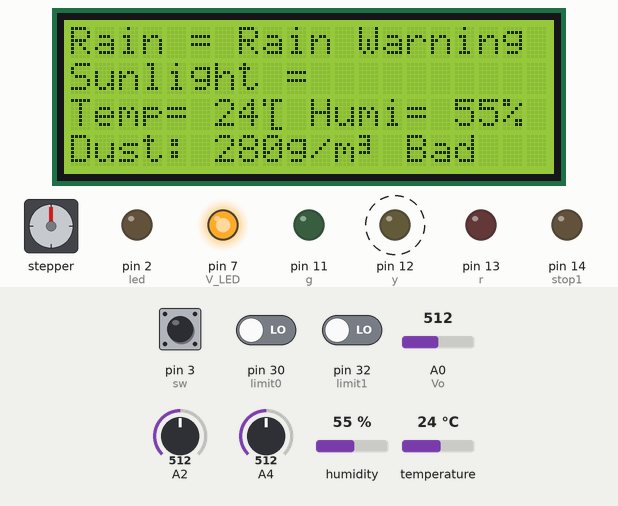
Simulated run of this sketch. Board: Arduino Mega 2560, built with avr-gcc and run on an emulated ATmega2560. On the bench: stepper motor, 20×4 character LCD, output pins drawn as LEDs (lit = HIGH). Wiring (inferred from the names in the program): stepper motor driver (200 steps per turn assumed): step pin 48; direction pin 50; enable pin 52. Dashed ring = blinking. The inputs (shaded band) are chosen by the test bench; at power-on: A0 (Vo) = 512, A2 = 512, A4 = 512, pin 3 (sw) HIGH, pin 30 (limit0) LOW, pin 32 (limit1) LOW, humidity 55 %, temperature 24 °C. What the sketch prints to the serial monitor is not drawn.

Above: at 1.3 s.
1.4 s: A0 (Vo) set to 589
At 2.57 s:
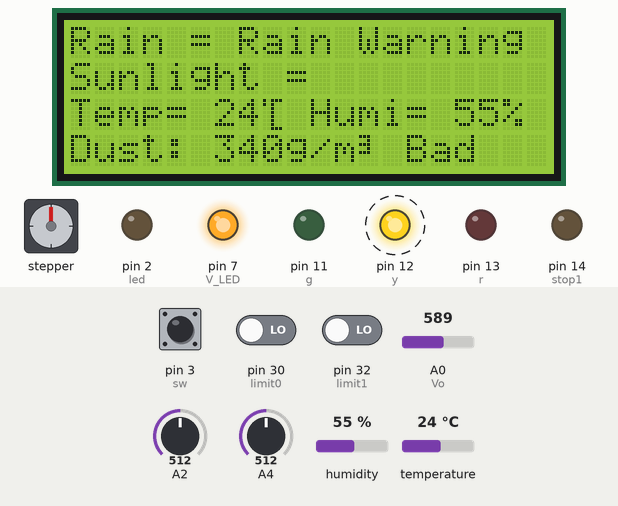
5.8 s: A0 (Vo) set to 611
At 7.7 s:
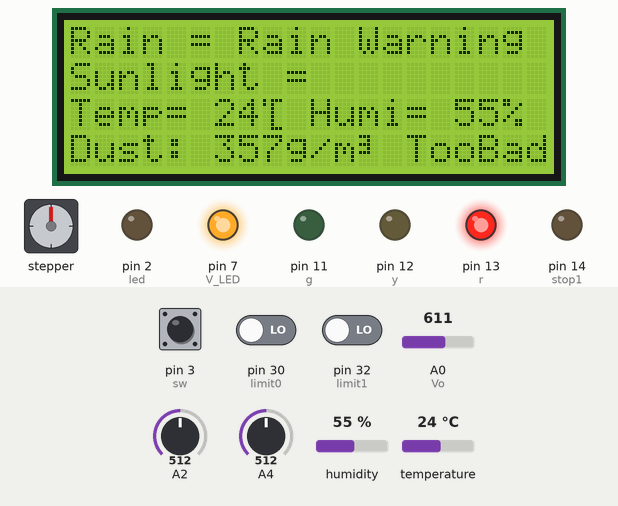
8.5 s: A2 set to 676
10.0 s: A2 set to 690
At 10.8 s:
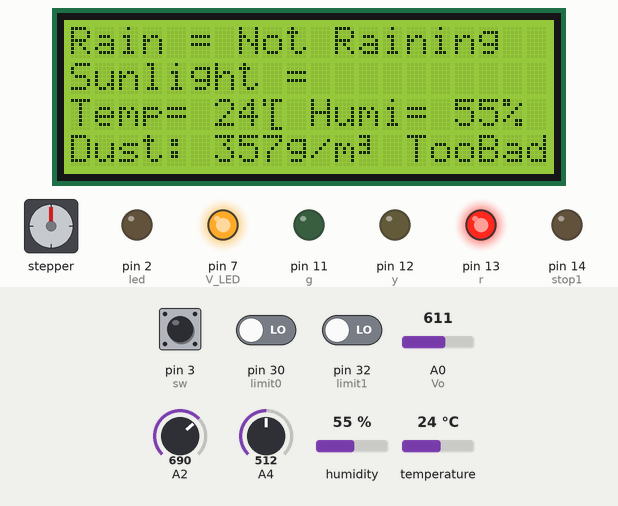
12.8 s: A4 set to 358
20.0 s: A4 set to 327
At 20.6 s:
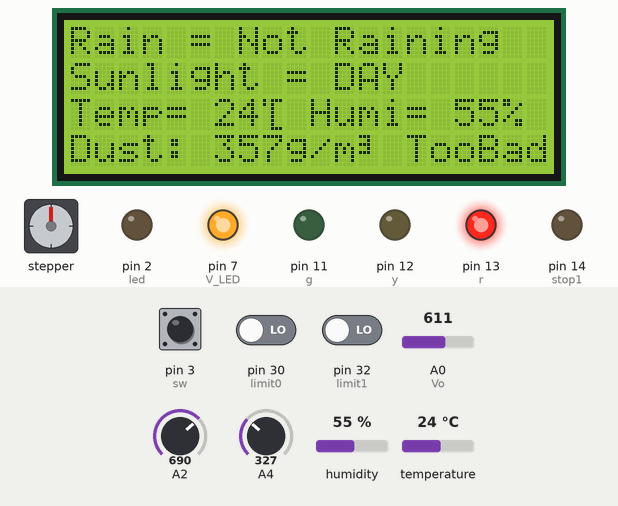
Timing chart, 0 to 23.0 s (numbered marks = the images above; inputs shaded):
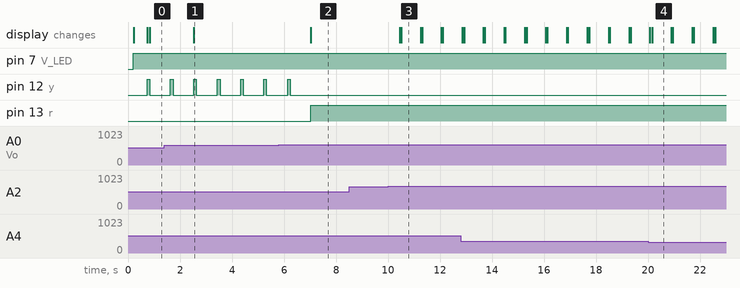

The sketch:

autowindow_MK5_.ino
```cpp
#include <DHT.h>
#include <DHT_U.h>
#include <LiquidCrystal_I2C.h>
#define DHTPIN 5
#define DHTTYPE DHT11

DHT dht(DHTPIN, DHTTYPE);

LiquidCrystal_I2C lcd(0x27, 20, 4);
byte t[8] = {B10111, B10100, B00100, B00100, B00100, B00100, B00100, B00111};
byte unit[8] = {B11100, B00100, B11100, B00100, B11100, B00000, B00000, B00000};

//긴급제동 스위치 변수
int mode1=0;
int sw = 3;
int led = 2;
int stop1=14;

boolean current1 = LOW;
boolean last1 = LOW;
boolean current2 = LOW;
boolean last2 = LOW;
boolean current3 = LOW;
boolean last3 = LOW;

//moter pin 번호 설정
int PUL = 48; //define Pulse pin
int DIR = 50; //define Direction pin
int ENA = 52; //define Enable Pin

//각종 센서 변수 선언
int rain;
int CDS;
int sun;
int ranger;

//미세먼지센서 변수 선언
int Dust = 0;
char str1[10];
int Vo = 0;
int V_LED = 7;
float Vo_value = 0;
float Voltage = 0;
int g = 11;
int y = 12;
int r = 13;
int limit0 = 30;
int limit1 = 32;
int limit2 = 34;
int limit3 = 36;
int limit4 = 38;
int ranged;

void setup()
{
  Serial.begin(9600);
  dht.begin();
  lcd.init();
  lcd.backlight();
  lcd.begin(20, 4);

  pinMode (PUL, OUTPUT);
  pinMode (DIR, OUTPUT);
  pinMode (ENA, OUTPUT);

  pinMode(V_LED, OUTPUT);
  pinMode(Vo, INPUT);

  pinMode(g, OUTPUT);
  pinMode(y, OUTPUT);
  pinMode(r, OUTPUT);

  pinMode(limit0, INPUT);
  pinMode(limit1, INPUT);
  pinMode(limit2, INPUT);
  pinMode(limit3, INPUT);
  pinMode(limit4, INPUT);

  pinMode(led, OUTPUT);
  pinMode(sw, INPUT);
  pinMode(stop1,OUTPUT);

  attachInterrupt(digitalPinToInterrupt(sw),movestop,HIGH);


}


void loop()
{
  // 비가 오는 정도 LCD 출력
  rain = analogRead(2);
  ranger = map(rain, 0, 1024, 0, 3);
  lcd.setCursor(0, 0);
  lcd.print("Rain = ");
  switch (ranger)
  {
    case 0:
      lcd.print("Flood          ");
      break;
    case 1:
      lcd.print("Rain Warning");
      break;
    case 2:
      lcd.print("Not Raining    ");
      break;

  }
  delay(1);
  Serial.println(rain);

  // 햇빛량 LCD 출력
  CDS = analogRead(4);
  int sun = map(CDS, 0, 500, 0, 1024);
  lcd.setCursor(0, 1);
  lcd.print("Sunlight = ");

  if (sun < 700 && sun >= 200)
    lcd.print("DAY     ");

  else if (sun < 200 && sun >= 100)
    lcd.print("SUNSET");

  else if (sun < 100)
    lcd.print("NIGHT   ");

  Serial.print(" 햇빛량=");

  Serial.println(sun);

  // 온도와 습도 LCD 출력
  int hum, tem;
  tem = dht.readTemperature();
  hum = dht.readHumidity();

  lcd.setCursor(0, 2);
  lcd.print("Temp= ");
  lcd.print(tem);

  lcd.createChar(2, t);
  lcd.setCursor(8, 2);
  lcd.write(byte(2));

  Serial.print("온도 : ");
  Serial.println(tem);

  lcd.setCursor(10, 2);
  lcd.print("Humi= ");
  lcd.print(hum);

  Serial.print("습도 : ");
  lcd.print("%");
  Serial.println(hum);

  // 미세먼지센서 코드
  digitalWrite(V_LED, LOW);
  delayMicroseconds(280);
  Vo_value = analogRead(Vo);
  delayMicroseconds(40);
  digitalWrite(V_LED, HIGH);
  delayMicroseconds(9680);

  Voltage = Vo_value * 5.0 / 1024.0;

  Serial.print("Voltage:");
  Serial.println(Voltage);

  if (Voltage < 0.1)
  {
    Dust = 0;
  }
  else if (Voltage < 0.8)
  {
    Dust = 10 * ((Voltage - 0.1) * 5);
  }

  else if (Voltage < 1)
  {
    Dust = 10 + 15 * ((Voltage - 0.8) * 10);
  }

  else if (Voltage > 1)
  {
    Dust = 40 + 16 * ((Voltage - 1) * 10);
  }
  ranged = map(Dust, 0, 460, 0, 100);
  //int ranged=26;//먼지 테스트
  Serial.print("Dust:");
  Serial.println(Dust);
  Serial.println("");
  Serial.print("Dust Range :");
  Serial.println(ranged);
  Serial.println("");

  delay(500);

  lcd.setCursor(0, 3);
  lcd.print("Dust: ");
  sprintf(str1, "%03d", Dust);
  lcd.print(str1);


  lcd.print("g/m");


  lcd.createChar(1, unit);
  lcd.setCursor(12, 3);
  lcd.write(byte(1));


  if (ranged < 16)// 좋음
  {
    digitalWrite(g, HIGH);
    digitalWrite(y, LOW);
    digitalWrite(r, LOW);
    lcd.setCursor(14, 3);
    lcd.print("Good  ");
  }
  else if (ranged >= 16 && ranged < 36)// 보통
  {
    digitalWrite(g, LOW);
    digitalWrite(y, HIGH);
    digitalWrite(r, LOW);
    lcd.setCursor(14, 3);
    lcd.print("Nomal  ");
  }
  else if (ranged >= 36 && ranged < 76) // 나쁨
  {
    digitalWrite(g, LOW);
    digitalWrite(y, HIGH);
    digitalWrite(r, LOW);
    delay(100);
    digitalWrite(y, LOW);
    lcd.setCursor(14, 3);
    lcd.print("Bad   ");
  }

  else if (ranged >= 76)// 매우나쁨
  {
    digitalWrite(g, LOW);
    digitalWrite(y, LOW);
    digitalWrite(r, HIGH);
    lcd.setCursor(14, 3);
    lcd.print("TooBad");
  }
  delay(100);


  digitalWrite(stop1,mode1);

  if (mode1 == 1)
  {
    digitalWrite(ENA, LOW);
    digitalWrite(PUL, LOW);
    digitalWrite(led, mode1);
  }

  else if (mode1 == 0)
  {
    digitalWrite(led, mode1);
    if (ranger == 2)
    {
      if (ranged < 75) //창문열기
      {
        if (ranged < 25)
        {
          for (int i = 0; i < 6400; i++)
          {
            if (digitalRead(limit4) == HIGH)
            {
              digitalWrite(DIR, HIGH);
              digitalWrite(ENA, HIGH);
              digitalWrite(PUL, HIGH);
              delayMicroseconds(7);
              digitalWrite(PUL, LOW);
              delayMicroseconds(7);
            }
            else if (digitalRead(limit4) == LOW)
            {
              digitalWrite(ENA, LOW);
              digitalWrite(PUL, LOW);
            }
          }
        }
        else if (ranged >= 25 && ranged < 50)
        {
          for (int i = 0; i < 6400; i++)
          {
            if (digitalRead(limit3) == HIGH)
            {
              digitalWrite(DIR, HIGH);
              digitalWrite(ENA, HIGH);
              digitalWrite(PUL, HIGH);
              delayMicroseconds(7);
              digitalWrite(PUL, LOW);
              delayMicroseconds(7);
            }
            else if (digitalRead(limit3) == LOW)
            {
              digitalWrite(ENA, LOW);
              digitalWrite(PUL, LOW);
            }
          }
        }
        else if (ranged >= 50 && ranged < 75)
        {
          for (int i = 0; i < 6400; i++)
          {
            if (digitalRead(limit2) == HIGH)
            {
              digitalWrite(DIR, HIGH);
              digitalWrite(ENA, HIGH);
              digitalWrite(PUL, HIGH);
              delayMicroseconds(7);
              digitalWrite(PUL, LOW);
              delayMicroseconds(7);
            }
            else if (digitalRead(limit2) == LOW)
            {
              digitalWrite(ENA, LOW);
              digitalWrite(PUL, LOW);
            }
          }
        }
      }

      else if (ranged >= 75)
      {
        for (int i = 0; i < 6400; i++)
        {
          if (digitalRead(limit0) == HIGH)
          {
            digitalWrite(DIR, LOW);
            digitalWrite(ENA, HIGH);
            digitalWrite(PUL, HIGH);
            delayMicroseconds(7);
            digitalWrite(PUL, LOW);
            delayMicroseconds(7);
          }
          else if (digitalRead(limit0) == LOW)
          {
            digitalWrite(ENA, LOW);
            digitalWrite(PUL, LOW);
          }
        }
      }
    }

    else if (ranger <= 1) //창문닫기
    {
      if (ranger == 1) //비가 조금 내릴 때
      {
        for (int i = 0; i < 6400; i++)
        {
          if (digitalRead(limit1) == HIGH)
          {
            digitalWrite(DIR, LOW);
            digitalWrite(ENA, HIGH);
            digitalWrite(PUL, HIGH);
            delayMicroseconds(7);
            digitalWrite(PUL, LOW);
            delayMicroseconds(7);
          }

          else if (digitalRead(limit1) == LOW)
          {
            digitalWrite(ENA, LOW);
            digitalWrite(PUL, LOW);
          }
        }
      }
      else if (ranger == 0) //비가 많이 내릴 때
      {
        for (int i = 0; i < 6400; i++)
        {
          if (digitalRead(limit0) == HIGH)
          {
            digitalWrite(DIR, LOW);
            digitalWrite(ENA, HIGH);
            digitalWrite(PUL, HIGH);
            delayMicroseconds(7);
            digitalWrite(PUL, LOW);
            delayMicroseconds(7);
          }

          else if (digitalRead(limit0) == LOW)
          {
            digitalWrite(ENA, LOW);
            digitalWrite(PUL, LOW);
          }
        }
      }
    }

  }
}

void movestop()
{
  current1=digitalRead(sw);
  if(last1==!current1)
  {
    mode1 = !mode1;
  }

  delay(100);
}
```

Measured:
- the behaviour switches between 601 and 602 on A0 (Vo) (found by bisection; images 1 and 2)
- the behaviour switches between 682 and 683 on A2 (found by bisection; images 2 and 3)
- the behaviour switches between 342 and 341 on A4 (found by bisection; images 3 and 4)
- after the input at 1.4 s, the display: changes after 1.1 s (image 1)
- after the input at 5.8 s, pin 12 (y): goes on until 6.2 s, then stays LOW; pin 13 (r): LOW → HIGH after 1.2 s; the display: changes after 1.2 s (image 2)
- after the input at 10.0 s, the display: first changes after 0.44 s (image 3 shows a later state)
- after the input at 20.0 s, the display: first differs from a run without the input after 0.15 s (image 4)
- by itself, pin 12 (y): alternates HIGH for 0.10 s and LOW for 0.79 s
